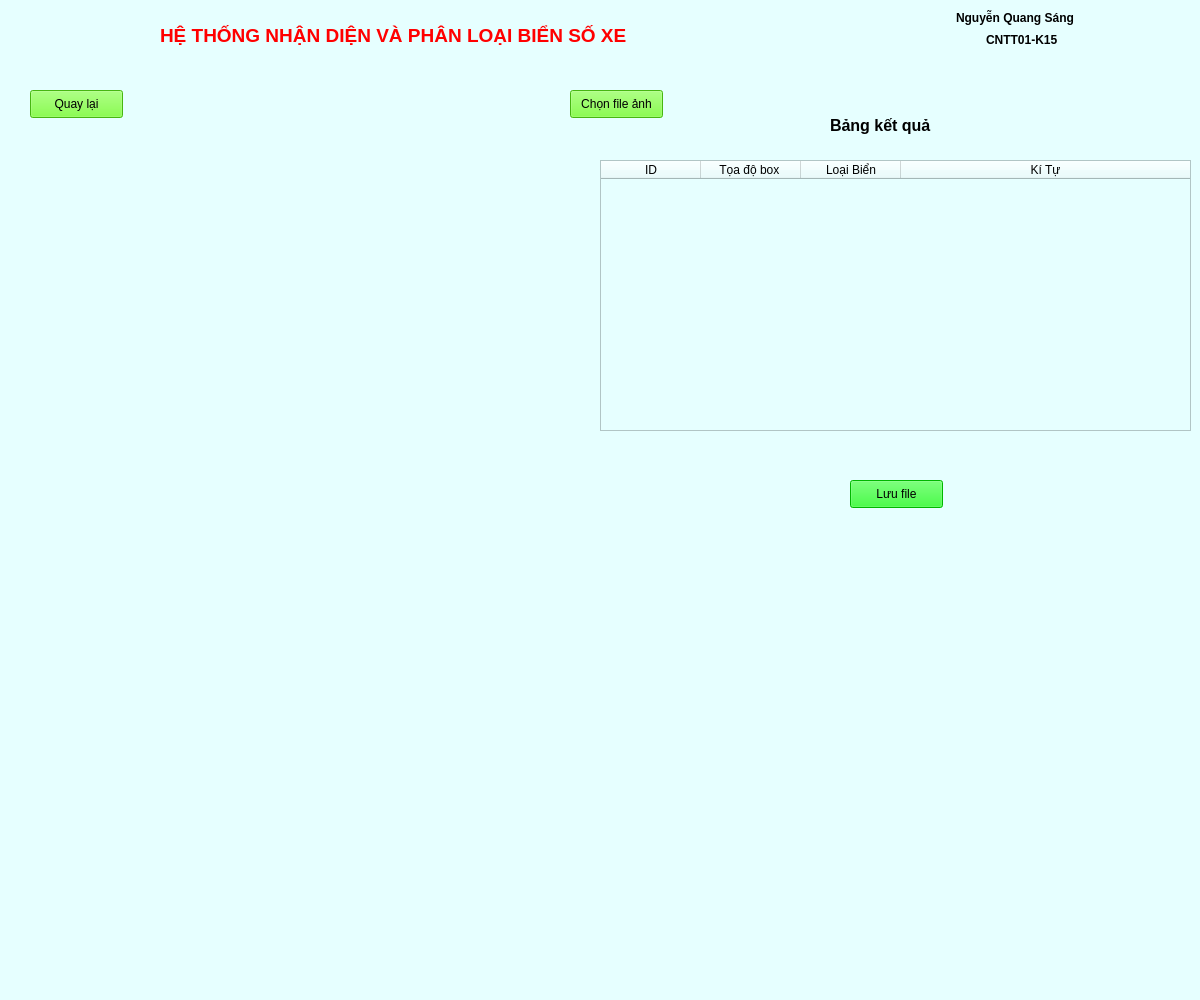
<?xml version="1.0" encoding="UTF-8"?>
<ui version="4.0">
 <class>MainWindow</class>
 <widget class="QMainWindow" name="MainWindow">
  <property name="geometry">
   <rect>
    <x>0</x>
    <y>0</y>
    <width>1200</width>
    <height>1000</height>
   </rect>
  </property>
  <property name="tabletTracking">
   <bool>false</bool>
  </property>
  <property name="windowTitle">
   <string>MainWindow</string>
  </property>
  <property name="styleSheet">
   <string notr="true">background-color: rgb(230, 255, 255)</string>
  </property>
  <widget class="QWidget" name="centralwidget">
   <widget class="QLabel" name="label">
    <property name="geometry">
     <rect>
      <x>160</x>
      <y>10</y>
      <width>601</width>
      <height>51</height>
     </rect>
    </property>
    <property name="maximumSize">
     <size>
      <width>16777215</width>
      <height>16777215</height>
     </size>
    </property>
    <property name="font">
     <font>
      <pointsize>14</pointsize>
      <weight>75</weight>
      <italic>false</italic>
      <bold>true</bold>
     </font>
    </property>
    <property name="styleSheet">
     <string notr="true">color:rgb(255, 0, 0)</string>
    </property>
    <property name="text">
     <string>HỆ THỐNG NHẬN DIỆN VÀ PHÂN LOẠI BIỂN SỐ XE</string>
    </property>
   </widget>
   <widget class="QLabel" name="label_2">
    <property name="geometry">
     <rect>
      <x>10</x>
      <y>160</y>
      <width>541</width>
      <height>651</height>
     </rect>
    </property>
    <property name="tabletTracking">
     <bool>true</bool>
    </property>
    <property name="text">
     <string/>
    </property>
    <property name="pixmap">
     <pixmap>C:/Users/admin/.designer/img_ui/co-ng-nghe-nha-n-die-n-bie-n-so-8--1577192081-width1000height414.jpeg</pixmap>
    </property>
    <property name="scaledContents">
     <bool>true</bool>
    </property>
   </widget>
   <widget class="QPushButton" name="pushButton">
    <property name="geometry">
     <rect>
      <x>570</x>
      <y>90</y>
      <width>93</width>
      <height>28</height>
     </rect>
    </property>
    <property name="styleSheet">
     <string notr="true">background-color: rgb(100, 255, 25);</string>
    </property>
    <property name="text">
     <string>Chọn file ảnh</string>
    </property>
   </widget>
   <widget class="QTableWidget" name="tableWidget">
    <property name="enabled">
     <bool>true</bool>
    </property>
    <property name="geometry">
     <rect>
      <x>600</x>
      <y>160</y>
      <width>591</width>
      <height>271</height>
     </rect>
    </property>
    <property name="font">
     <font>
      <weight>75</weight>
      <bold>true</bold>
     </font>
    </property>
    <property name="mouseTracking">
     <bool>false</bool>
    </property>
    <property name="sortingEnabled">
     <bool>false</bool>
    </property>
    <property name="rowCount">
     <number>0</number>
    </property>
    <property name="columnCount">
     <number>4</number>
    </property>
    <attribute name="horizontalHeaderVisible">
     <bool>true</bool>
    </attribute>
    <attribute name="horizontalHeaderCascadingSectionResizes">
     <bool>true</bool>
    </attribute>
    <attribute name="horizontalHeaderHighlightSections">
     <bool>true</bool>
    </attribute>
    <attribute name="horizontalHeaderShowSortIndicator" stdset="0">
     <bool>false</bool>
    </attribute>
    <attribute name="horizontalHeaderStretchLastSection">
     <bool>true</bool>
    </attribute>
    <attribute name="verticalHeaderVisible">
     <bool>false</bool>
    </attribute>
    <attribute name="verticalHeaderCascadingSectionResizes">
     <bool>false</bool>
    </attribute>
    <attribute name="verticalHeaderShowSortIndicator" stdset="0">
     <bool>false</bool>
    </attribute>
    <column>
     <property name="text">
      <string>ID</string>
     </property>
    </column>
    <column>
     <property name="text">
      <string>Tọa độ box </string>
     </property>
    </column>
    <column>
     <property name="text">
      <string>Loại Biển</string>
     </property>
    </column>
    <column>
     <property name="text">
      <string>Kí Tự</string>
     </property>
    </column>
   </widget>
   <widget class="QLabel" name="label_3">
    <property name="geometry">
     <rect>
      <x>956</x>
      <y>10</y>
      <width>141</width>
      <height>16</height>
     </rect>
    </property>
    <property name="font">
     <font>
      <weight>75</weight>
      <bold>true</bold>
     </font>
    </property>
    <property name="text">
     <string>Nguyễn Quang Sáng</string>
    </property>
   </widget>
   <widget class="QLabel" name="label_4">
    <property name="geometry">
     <rect>
      <x>986</x>
      <y>30</y>
      <width>81</width>
      <height>20</height>
     </rect>
    </property>
    <property name="font">
     <font>
      <weight>75</weight>
      <bold>true</bold>
     </font>
    </property>
    <property name="text">
     <string>CNTT01-K15</string>
    </property>
   </widget>
   <widget class="QLabel" name="label_5">
    <property name="geometry">
     <rect>
      <x>1110</x>
      <y>20</y>
      <width>71</width>
      <height>81</height>
     </rect>
    </property>
    <property name="text">
     <string/>
    </property>
    <property name="pixmap">
     <pixmap>C:/Users/admin/.designer/img_ui/z5312217369290_f95ca37c21ebad9381e285b6319b68ee.jpg</pixmap>
    </property>
    <property name="scaledContents">
     <bool>true</bool>
    </property>
   </widget>
   <widget class="QPushButton" name="pushButton_2">
    <property name="geometry">
     <rect>
      <x>850</x>
      <y>480</y>
      <width>93</width>
      <height>28</height>
     </rect>
    </property>
    <property name="styleSheet">
     <string notr="true">background-color: rgb(0, 255, 0);</string>
    </property>
    <property name="text">
     <string>Lưu file</string>
    </property>
   </widget>
   <widget class="QPushButton" name="pushButton_3">
    <property name="geometry">
     <rect>
      <x>30</x>
      <y>90</y>
      <width>93</width>
      <height>28</height>
     </rect>
    </property>
    <property name="styleSheet">
     <string notr="true">background-color: rgb(100, 255, 25);</string>
    </property>
    <property name="text">
     <string>Quay lại</string>
    </property>
   </widget>
   <widget class="QLabel" name="label_6">
    <property name="geometry">
     <rect>
      <x>830</x>
      <y>110</y>
      <width>141</width>
      <height>31</height>
     </rect>
    </property>
    <property name="font">
     <font>
      <pointsize>12</pointsize>
      <weight>75</weight>
      <bold>true</bold>
     </font>
    </property>
    <property name="text">
     <string>Bảng kết quả</string>
    </property>
   </widget>
   <widget class="QLabel" name="label_7">
    <property name="geometry">
     <rect>
      <x>1110</x>
      <y>0</y>
      <width>81</width>
      <height>91</height>
     </rect>
    </property>
    <property name="text">
     <string/>
    </property>
    <property name="pixmap">
     <pixmap>../img_ui/z5312217369290_f95ca37c21ebad9381e285b6319b68ee.jpg</pixmap>
    </property>
    <property name="scaledContents">
     <bool>true</bool>
    </property>
   </widget>
  </widget>
  <widget class="QMenuBar" name="menubar">
   <property name="geometry">
    <rect>
     <x>0</x>
     <y>0</y>
     <width>1200</width>
     <height>26</height>
    </rect>
   </property>
  </widget>
  <widget class="QStatusBar" name="statusbar"/>
 </widget>
 <resources/>
 <connections/>
</ui>
